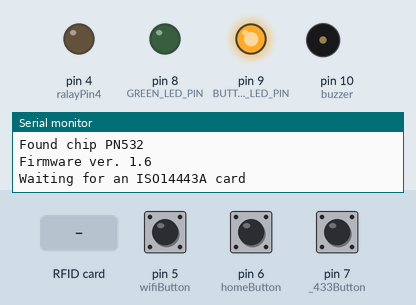
This sketch was run on a simulated Arduino Uno, built with avr-gcc and run on an emulated ATmega328P. On the bench: output pins drawn as LEDs (lit = HIGH), buzzer (waves = sounding), the last lines printed to the serial monitor. The test bench sets the inputs (shaded band); at power-on: pin 5 (wifiButton) HIGH, pin 6 (homeButton) HIGH, pin 7 (_433Button) HIGH.

Above: at 1.2 s.
1.3 s: RFID card 13 21 20 14 72 15 held to the reader
At 1.8 s:
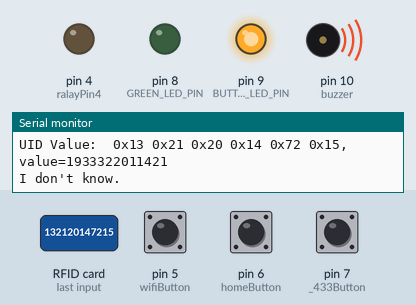
3.8 s: RFID card 15 35 83 91 31 held to the reader
At 5.2 s:
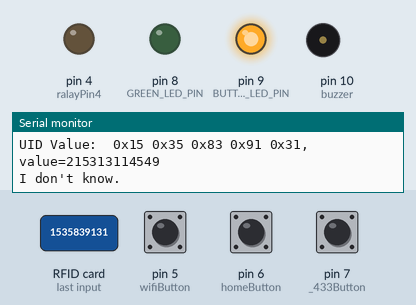
5.3 s: pin 5 (wifiButton) pulled LOW for 0.15 s
At 6.0 s:
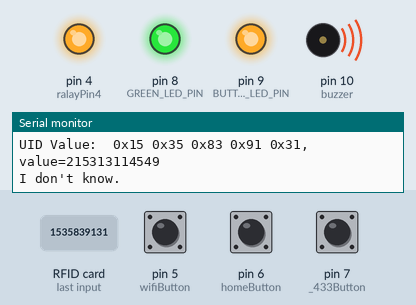
8.4 s: RFID card 5E 7A 19 C4 held to the reader
At 9.2 s:
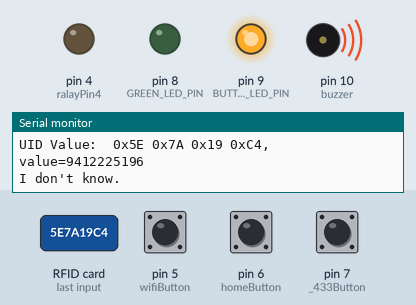
9.9 s: pin 5 (wifiButton) pulled LOW for 1 s
At 10.6 s:
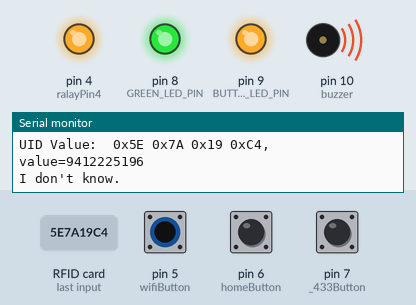
Timing chart, 0 to 13.9 s (numbered marks = the images above; inputs shaded):
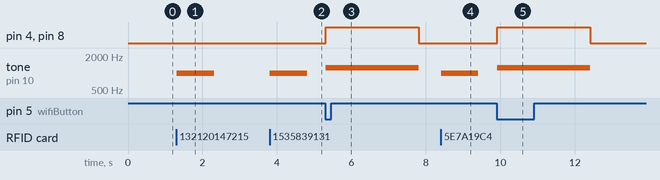

Measured:
- after the input at 1.3 s, tone on pin 10 (buzzer): silent → 1000 Hz at once, → silent 1.0 s later
- after the input at 3.8 s, tone on pin 10 (buzzer): silent → 1000 Hz at once, → silent 1.0 s later
- after the input at 5.3 s, pin 4 (ralayPin4), pin 8 (GREEN_LED_PIN): LOW → HIGH at once, → LOW 2.5 s later; tone on pin 10 (buzzer): silent → 1250 Hz at once, → silent 2.5 s later
- after the input at 8.4 s, tone on pin 10 (buzzer): silent → 1000 Hz at once, → silent 1.0 s later
- after the input at 9.9 s, pin 4 (ralayPin4), pin 8 (GREEN_LED_PIN): LOW → HIGH at once, → LOW 2.5 s later; tone on pin 10 (buzzer): silent → 1250 Hz at once, → silent 2.5 s later

The sketch:

DOOR_LOCK3.ino
```cpp
/* PN532 NFC module V3 (PN532)*/

#include <Wire.h>
#include <PN532_I2C.h>
#include <PN532.h>
#include <NfcAdapter.h>
#include "cards.h"

PN532_I2C pn532i2c(Wire);
PN532 nfc(pn532i2c);

const int ralayPin4 = 4;										// the number4 of the "relay1" pin
const int wifiButton = 5;										// the number5 of the "wifiButton" pin
const int homeButton = 6;										// the number6 of the "homeButton" pin
const int _433Button = 7;										// the number7 of the "_433Button" pin
const int GREEN_LED_PIN = 8;									// the number8 of the "Green LED" pin
const int BUTTON_LED_PIN = 9;									// the number9 of the "Button LED" pin
const int buzzer = 10;											// the number10 of the "buzzer" pin

// variables will change:
int buttonState1;												// variable for reading the wifiButton status
int buttonState2;												// variable for reading the homeButton status
int buttonState3;												// variable for reading the _433Button status


void setup()
{
  Serial.begin(115200);
  Serial.println("Hello!");

  pinMode(ralayPin4, OUTPUT);									// initialize the relay pin as output
  pinMode(GREEN_LED_PIN, OUTPUT);								// initialize the LED as output
  pinMode(BUTTON_LED_PIN, OUTPUT);								// initialize the BUTTON LED as output
  pinMode(buzzer, OUTPUT); 										// initialize the buzzer as output
  pinMode(wifiButton, INPUT_PULLUP);							// initialize the WIFI button pin as input
  pinMode(homeButton, INPUT_PULLUP);							// initialize the home push button pin as input
  pinMode(_433Button, INPUT_PULLUP);							// initialize the 433 relay button pin as input
  digitalWrite(GREEN_LED_PIN, HIGH);							// turn GREEN LED ON
  digitalWrite(BUTTON_LED_PIN, HIGH);							// turn GREEN BUTTON LED ON

  nfc.begin();

  uint32_t versiondata = nfc.getFirmwareVersion();
  if (! versiondata)
  {
    Serial.print("Didn't find PN53x board");
    while (1); 													// halt
  }
  // Got OK data, print it out!

  Serial.print("Found chip PN5");
  Serial.println((versiondata >> 24) & 0xFF, HEX); Serial.print("Firmware ver. "); Serial.print((versiondata >> 16) & 0xFF, DEC); Serial.print('.');
  Serial.println((versiondata >> 8) & 0xFF, DEC);

  // Set the max number of retry attempts to read from a card
  // This prevents us from waiting forever for a card, which is
  // the default behavior of the PN532.
  nfc.setPassiveActivationRetries(0xFF);
  // configure board to read NFC tags
  nfc.SAMConfig();

  Serial.println("Waiting for an ISO14443A card");
}


void unlock()
{
  digitalWrite(ralayPin4, HIGH);								// relay OFF
  digitalWrite(GREEN_LED_PIN, HIGH);							// turn GREEN BUTTON LED ON
  tone(buzzer, 1250);											// Send 1.250 KHz sound signal
  delay(2500);													// delay for 2.5 sec
  noTone(buzzer);												// buzzer off
  digitalWrite(GREEN_LED_PIN, LOW);								// turn GREEN BUTTON LED OFF
  digitalWrite(ralayPin4, LOW);									// relay ON
}

void loop()
{

  digitalWrite(GREEN_LED_PIN, LOW);								// turn GREEN LED OFF
  digitalWrite(ralayPin4, LOW);									// relay ON

  buttonState1 = digitalRead(wifiButton);						// read the state of the pushbutton value:
  // check if the pushbutton is pressed.
  // if it is, the buttonState is LOW:
  if (buttonState1 == LOW)
  { // pin 5 is pressed and connected to GND so it will be LOW
    unlock();													// run UNLOCK procedure
  }
  else
  {
    digitalWrite(buttonState1, HIGH);							// add 5v to arduino pin 4 so relay in1 will be 5v and this make relay off
  }

  buttonState2 = digitalRead(homeButton);						// read the state of the pushbutton value:
  // check if the pushbutton is pressed.
  // if it is, the buttonState is LOW:
  if (buttonState2 == LOW)
  { // pin 6 is pressed and connected to GND so it will be LOW
    unlock();													// run UNLOCK procedure
  }
  else
  {
    digitalWrite(buttonState2, HIGH);							// add 5v to arduino pin 4 so relay in1 will be 5v and this make relay off
  }

  buttonState3 = digitalRead(_433Button);						// read the state of the pushbutton value:
  // check if the pushbutton is pressed.
  // if it is, the buttonState is LOW:
  if (buttonState3 == LOW)
  { // pin 7 is pressed and connected to GND so it will be LOW
    unlock();													// run UNLOCK procedure
  }
  else
  {
    digitalWrite(buttonState3, HIGH);							// add 5v to arduino pin 4 so relay in1 will be 5v and this make relay off
  }

  //*********************** ADD MORE HERE ***********************//

  boolean success;
  uint8_t uid[] = { 0, 0, 0, 0, 0, 0, 0 };						// Buffer to store the returned UID
  uint8_t uidLength;											// Length of the UID (4 or 7 bytes depending on ISO14443A card type)
  // Wait for an ISO14443A type cards (Mifare, etc.).  When one is found
  // 'uid' will be populated with the UID, and uidLength will indicate
  // if the uid is 4 bytes (Mifare Classic) or 7 bytes (Mifare Ultralight)

  success = nfc.readPassiveTargetID(PN532_MIFARE_ISO14443A, &uid[0], &uidLength);

  if (success)
  {
    Serial.println("Found something ...");
    Serial.print("UID Length: "); Serial.print(uidLength, DEC); Serial.println(" bytes");
    Serial.print("UID Value: ");
    String hex_value = "";

    for (uint8_t i = 0; i < uidLength; i++)
    {
      Serial.print(" 0x"); Serial.print(uid[i], HEX);
      //Serial.print(" ");Serial.print(uid[i], HEX);
      hex_value += (String)uid[i];
    }

    Serial.println(", value=" + hex_value);

    if (hex_value == "132120147215")
    {
      Serial.println("This is Key Tag. - G-Chip");
      unlock();													// run UNLOCK procedure
    }
    else if (hex_value == "1535839131")
    {
      Serial.println("This is Key Tag. - Chip-1");
      unlock();													// run UNLOCK procedure
    }
    else if (hex_value == "12324281115")
    {
      Serial.println("This is Key Tag. - Chip-2");
      unlock();													// run UNLOCK procedure
    }
    else if (hex_value == "22113381211")
    {
      Serial.println("This is Key Tag. - Chip-3");
      unlock();													// run UNLOCK procedure
    }

    else if (hex_value == "2112178928")
    {
      Serial.println("This is Card-1");
      unlock();													// run UNLOCK procedure
    }
    else if (hex_value == "21225445")
    {
      Serial.println("This is Card-2");
      unlock();													// run UNLOCK procedure
    }

    else if (hex_value == "5197124137")
    {
      Serial.println("This is Card-3");
      unlock();													// run UNLOCK procedure
    }
    else if (hex_value == "49219324211576129")
    {
      Serial.println("This is paper chip");
      unlock();													// run UNLOCK procedure
    }

    //*********************** ADD MORE HERE ***********************//

    else
    {
      Serial.println("I don't know.");
      Serial.println("");
      tone(buzzer, 1000);										// Send 1KHz sound signal
      delay(1000);												// ... for 1 sec
      noTone(buzzer);											// Stop sound.
      delay(500);												// Wait 0.5 second before continuing
    }
  }
  else
  {
    Serial.println("Waiting for a card ...");					// PN532 probably timed out waiting for a card
  }
}
```

cards.h
```cpp
char *myCards[] =
{
  "This is string 1",
  "This is string 2",
  "This is string 3",
  "This is string 4",
  "This is string 5",
  "This is string 6"
};
```
